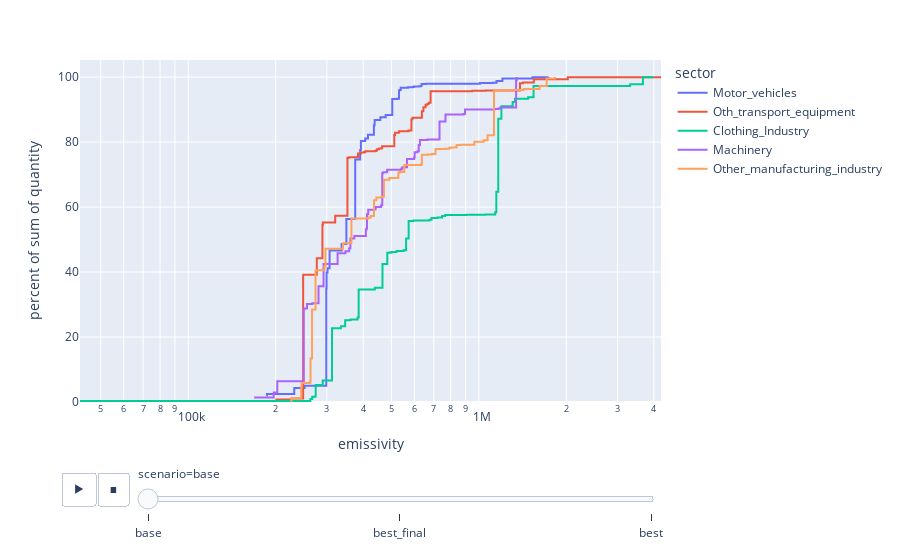
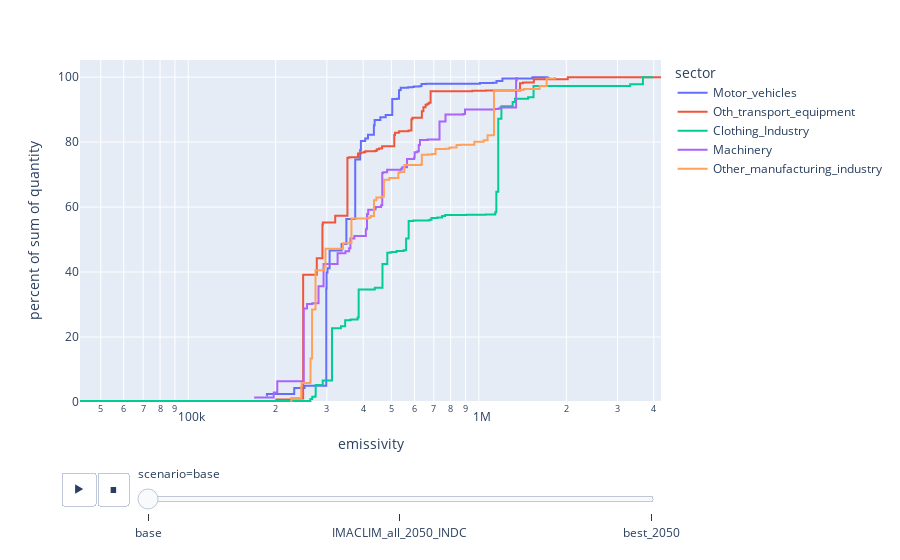

Notebook source saved alongside these figures, in order:
### Markdown cell above
#### Graphs

### Code cell
plot_sector_import_distrib_full(model,["Motor_vehicles","Machinery","Oth_transport_equipment","Other_manufacturing_industry","Clothing_Industry"],scenarios=["base","best_final","best"])
plot_sector_import_distrib_full(model,["Motor_vehicles","Machinery","Oth_transport_equipment","Other_manufacturing_industry","Clothing_Industry"],scenarios=["base","IMACLIM_all_2050_INDC","best_2050"])

### Figure 1 — Plotly figure (JSON) as saved in the notebook; plotly's stock layout.template omitted (floating-point values rounded to 4 significant figures)
{"data": [{"hovertemplate": "<b>%{hovertext}</b><br><br>sector=Motor_vehicles<br>scenario=base<br>emissivity=%{x}<br>percent of sum of quantity=%{y}<extra></extra>", "hovertext": ["Netherlands", "Switzerland", "Sweden", "Denmark", "Austria", "Germany", "United Kingdom", "Romania", "Belgium", "Japan", "Italy", "Indonesia", "Spain", "Slovakia", "Turkey", "United States", "RoW America", "Canada", "Hungary", "Czech Republic", "Portugal", "Norway", "Slovenia", "RoW Middle East", "RoW Africa", "Croatia", "Poland", "Finland", "South Korea", "Lithuania", "Taiwan", "Greece", "Ireland", "Mexico", "Estonia", "Brazil", "Australia", "RoW Asia and Pacific", "Malta", "Luxembourg", "Latvia", "Cyprus", "RoW Europe", "Bulgaria", "India", "China", "South Africa", "Russia"], "legendgroup": "Motor_vehicles", "line": {"dash": "solid", "shape": "hv"}, "marker": {"color": "#636efa", "symbol": "circle"}, "mode": "lines", "name": "Motor_vehicles", "orientation": "v", "showlegend": true, "type": "scatter", "x": [186200.0, 186500.0, 231600.0, 232400.0, 251400.0, 298600.0, 299300.0, 301500.0, 306500.0, 337100.0, 350100.0, 359400.0, 375500.0, 390500.0, 392800.0, 406500.0, 412300.0, 415100.0, 415500.0, 435400.0, 438000.0, 441300.0, 458200.0, 478000.0, 503600.0, 522000.0, 531200.0, 535500.0, 538500.0, 541700.0, 570700.0, 581600.0, 591500.0, 597600.0, 623100.0, 632300.0, 632500.0, 635000.0, 657600.0, 681500.0, 735700.0, 837200.0, 1008000.0, 1120000.0, 1151000.0, 1205000.0, 1529000.0, 1737000.0], "xaxis": "x", "y": [1.909, 2.468, 4.246, 4.318, 4.992, 34.93, 39.84, 41.15, 46.64, 48.64, 56.31, 56.31, 74.64, 77.55, 80.36, 81.08, 81.11, 81.17, 82.29, 85.15, 86.76, 86.82, 87.64, 88.33, 93.29, 93.33, 95.95, 96.02, 96.72, 96.74, 96.88, 96.88, 96.95, 97.11, 97.17, 97.26, 97.27, 97.91, 97.91, 97.98, 97.99, 97.99, 98.21, 98.23, 98.83, 99.57, 99.97, 100.0], "yaxis": "y"}, {"hovertemplate": "<b>%{hovertext}</b><br><br>sector=Oth_transport_equipment<br>scenario=base<br>emissivity=%{x}<br>percent of sum of quantity=%{y}<extra></extra>", "hovertext": ["Switzerland", "Austria", "Germany", "Lithuania", "Italy", "United Kingdom", "Norway", "Canada", "United States", "Finland", "Netherlands", "Portugal", "Slovakia", "Denmark", "RoW America", "Slovenia", "Romania", "Ireland", "Turkey", "Indonesia", "Czech Republic", "Cyprus", "Croatia", "RoW Middle East", "Japan", "Hungary", "Taiwan", "Brazil", "Spain", "Poland", "Latvia", "RoW Asia and Pacific", "Belgium", "South Korea", "Sweden", "Australia", "Luxembourg", "RoW Africa", "Estonia", "Mexico", "RoW Europe", "Malta", "China", "South Africa", "India", "Bulgaria", "Russia", "Greece"], "legendgroup": "Oth_transport_equipment", "line": {"dash": "solid", "shape": "hv"}, "marker": {"color": "#EF553B", "symbol": "circle"}, "mode": "lines", "name": "Oth_transport_equipment", "orientation": "v", "showlegend": true, "type": "scatter", "x": [199400.0, 226500.0, 248600.0, 267200.0, 276900.0, 289600.0, 290500.0, 320400.0, 353000.0, 357800.0, 383900.0, 392900.0, 403300.0, 403900.0, 406700.0, 438300.0, 444700.0, 446900.0, 453200.0, 463000.0, 464700.0, 468900.0, 497600.0, 511700.0, 514600.0, 528900.0, 531700.0, 573000.0, 586200.0, 591100.0, 598100.0, 636800.0, 644600.0, 655800.0, 665400.0, 672900.0, 677700.0, 682300.0, 756600.0, 949700.0, 1056000.0, 1078000.0, 1385000.0, 1418000.0, 1546000.0, 1687000.0, 2024000.0, 4234000.0], "xaxis": "x", "y": [0.8068, 1.069, 39.17, 39.17, 44.25, 54.57, 55.24, 57.33, 75.18, 75.31, 76.5, 76.83, 76.85, 76.92, 77.19, 77.25, 77.66, 77.79, 78.05, 78.13, 78.71, 78.71, 78.73, 82.16, 82.89, 82.98, 83.32, 83.56, 87.03, 87.46, 87.46, 89.46, 90.7, 91.48, 91.76, 92.08, 92.11, 95.61, 95.61, 95.81, 95.87, 95.89, 98.08, 98.36, 99.33, 99.37, 99.97, 100.0], "yaxis": "y"}, {"hovertemplate": "<b>%{hovertext}</b><br><br>sector=Clothing_Industry<br>scenario=base<br>emissivity=%{x}<br>percent of sum of quantity=%{y}<extra></extra>", "hovertext": ["Denmark", "Norway", "Switzerland", "Austria", "Sweden", "United Kingdom", "Romania", "Italy", "Ireland", "Netherlands", "Finland", "Slovakia", "Cyprus", "Poland", "Germany", "Canada", "United States", "Spain", "Portugal", "Slovenia", "Croatia", "Hungary", "Brazil", "Turkey", "Belgium", "Greece", "Australia", "Malta", "Estonia", "Lithuania", "Czech Republic", "Japan", "RoW America", "South Korea", "Mexico", "Russia", "Latvia", "Luxembourg", "RoW Africa", "China", "India", "Taiwan", "Indonesia", "RoW Europe", "RoW Asia and Pacific", "Bulgaria", "RoW Middle East", "South Africa"], "legendgroup": "Clothing_Industry", "line": {"dash": "solid", "shape": "hv"}, "marker": {"color": "#00cc96", "symbol": "circle"}, "mode": "lines", "name": "Clothing_Industry", "orientation": "v", "showlegend": true, "type": "scatter", "x": [42430.0, 220600.0, 263200.0, 267100.0, 273700.0, 274500.0, 290300.0, 312500.0, 335300.0, 346800.0, 359600.0, 362500.0, 363500.0, 382700.0, 385900.0, 436900.0, 438600.0, 466000.0, 484200.0, 493300.0, 501100.0, 521200.0, 551000.0, 562000.0, 573500.0, 594900.0, 615800.0, 640400.0, 667000.0, 675600.0, 687200.0, 719800.0, 747300.0, 765900.0, 865700.0, 904700.0, 1056000.0, 1139000.0, 1149000.0, 1166000.0, 1196000.0, 1307000.0, 1331000.0, 1478000.0, 1542000.0, 3317000.0, 3669000.0, 3969000.0], "xaxis": "x", "y": [0.2831, 0.3073, 0.9171, 1.637, 1.801, 5.221, 6.634, 22.67, 23.31, 25.13, 25.2, 25.4, 25.41, 26.04, 34.6, 34.63, 35.16, 42.49, 45.95, 46.03, 46.19, 46.45, 46.67, 50.29, 55.67, 55.85, 55.87, 55.88, 55.9, 56.09, 56.62, 56.82, 57.23, 57.54, 57.58, 57.67, 57.7, 58.42, 64.74, 87.2, 91.05, 92.35, 93.31, 93.82, 97.26, 97.8, 99.96, 100.0], "yaxis": "y"}, {"hovertemplate": "<b>%{hovertext}</b><br><br>sector=Machinery<br>scenario=base<br>emissivity=%{x}<br>percent of sum of quantity=%{y}<extra></extra>", "hovertext": ["Ireland", "Sweden", "Switzerland", "Germany", "Austria", "Norway", "United Kingdom", "United States", "Belgium", "Finland", "Denmark", "Latvia", "Netherlands", "Cyprus", "Romania", "Japan", "RoW America", "Spain", "Hungary", "Australia", "Slovakia", "Canada", "Lithuania", "Italy", "Slovenia", "Portugal", "Malta", "Indonesia", "Mexico", "Estonia", "Poland", "South Korea", "Czech Republic", "Luxembourg", "RoW Middle East", "Taiwan", "Brazil", "RoW Africa", "RoW Asia and Pacific", "Russia", "Greece", "Turkey", "Croatia", "RoW Europe", "South Africa", "Bulgaria", "China", "India"], "legendgroup": "Machinery", "line": {"dash": "solid", "shape": "hv"}, "marker": {"color": "#ab63fa", "symbol": "circle"}, "mode": "lines", "name": "Machinery", "orientation": "v", "showlegend": true, "type": "scatter", "x": [168600.0, 196900.0, 202500.0, 249800.0, 256300.0, 267400.0, 280800.0, 292200.0, 326600.0, 347600.0, 357900.0, 359500.0, 361500.0, 369200.0, 372900.0, 408600.0, 410900.0, 412200.0, 416200.0, 437200.0, 441600.0, 460800.0, 460900.0, 465200.0, 468800.0, 483500.0, 517600.0, 540800.0, 545100.0, 558300.0, 566000.0, 598700.0, 601400.0, 614800.0, 621300.0, 627000.0, 666800.0, 732300.0, 767700.0, 885700.0, 895500.0, 896200.0, 1020000.0, 1132000.0, 1167000.0, 1185000.0, 1343000.0, 1349000.0], "xaxis": "x", "y": [1.393, 2.923, 6.363, 28.75, 30.19, 30.42, 35.6, 42.44, 45.8, 46.39, 47.34, 47.36, 50.35, 50.35, 51.13, 53.11, 53.41, 57.77, 59.15, 59.31, 60.01, 60.5, 60.53, 70.45, 70.71, 71.46, 71.47, 71.83, 72.25, 72.28, 74.75, 75.27, 76.9, 77.21, 79.11, 80.62, 80.77, 86.34, 88.47, 88.66, 88.74, 90.01, 90.05, 90.22, 90.31, 90.66, 98.98, 100.0], "yaxis": "y"}, {"hovertemplate": "<b>%{hovertext}</b><br><br>sector=Other_manufacturing_industry<br>scenario=base<br>emissivity=%{x}<br>percent of sum of quantity=%{y}<extra></extra>", "hovertext": ["Norway", "Denmark", "Netherlands", "Ireland", "Sweden", "United Kingdom", "Germany", "Italy", "Austria", "Switzerland", "Romania", "Cyprus", "Finland", "United States", "Australia", "Slovenia", "Canada", "Spain", "Slovakia", "Lithuania", "Belgium", "Japan", "Malta", "Czech Republic", "RoW America", "Brazil", "Portugal", "Hungary", "Poland", "South Korea", "Croatia", "Estonia", "Taiwan", "Latvia", "Bulgaria", "Greece", "Luxembourg", "Mexico", "India", "Turkey", "RoW Asia and Pacific", "China", "Russia", "South Africa", "RoW Europe", "RoW Middle East", "RoW Africa", "Indonesia"], "legendgroup": "Other_manufacturing_industry", "line": {"dash": "solid", "shape": "hv"}, "marker": {"color": "#FFA15A", "symbol": "circle"}, "mode": "lines", "name": "Other_manufacturing_industry", "orientation": "v", "showlegend": true, "type": "scatter", "x": [224900.0, 226400.0, 244800.0, 245600.0, 263000.0, 263600.0, 266700.0, 274100.0, 294400.0, 296700.0, 340700.0, 352100.0, 358200.0, 364400.0, 414400.0, 418200.0, 424600.0, 435700.0, 444000.0, 461800.0, 471400.0, 492100.0, 492900.0, 528700.0, 529300.0, 535200.0, 554100.0, 633000.0, 636700.0, 667500.0, 689500.0, 709000.0, 709500.0, 767200.0, 790700.0, 801400.0, 838200.0, 864200.0, 965000.0, 1039000.0, 1072000.0, 1128000.0, 1194000.0, 1307000.0, 1426000.0, 1618000.0, 1711000.0, 1828000.0], "xaxis": "x", "y": [0.3264, 1.107, 4.655, 5.865, 6.346, 13.37, 28.49, 40.52, 41.82, 47.17, 48.87, 48.88, 48.94, 56.49, 56.57, 56.76, 57.22, 62.08, 62.94, 63.15, 68.38, 68.91, 68.97, 70.43, 70.65, 70.76, 72.98, 73.1, 76.07, 76.21, 76.3, 76.37, 77.89, 77.95, 78.22, 78.31, 79.08, 79.18, 80.09, 80.53, 82.12, 95.92, 95.98, 95.99, 96.31, 97.28, 99.57, 100.0], "yaxis": "y"}], "layout": {"legend": {"title": {"text": "sector"}, "tracegroupgap": 0}, "margin": {"t": 60}, "sliders": [{"active": 0, "currentvalue": {"prefix": "scenario="}, "len": 0.9, "pad": {"b": 10, "t": 60}, "steps": [{"args": [["base"], {"frame": {"duration": 0, "redraw": false}, "fromcurrent": true, "mode": "immediate", "transition": {"duration": 0, "easing": "linear"}}], "label": "base", "method": "animate"}, {"args": [["best_final"], {"frame": {"duration": 0, "redraw": false}, "fromcurrent": true, "mode": "immediate", "transition": {"duration": 0, "easing": "linear"}}], "label": "best_final", "method": "animate"}, {"args": [["best"], {"frame": {"duration": 0, "redraw": false}, "fromcurrent": true, "mode": "immediate", "transition": {"duration": 0, "easing": "linear"}}], "label": "best", "method": "animate"}], "x": 0.1, "xanchor": "left", "y": 0, "yanchor": "top"}], "updatemenus": [{"buttons": [{"args": [null, {"frame": {"duration": 500, "redraw": false}, "fromcurrent": true, "mode": "immediate", "transition": {"duration": 500, "easing": "linear"}}], "label": "&#9654;", "method": "animate"}, {"args": [[null], {"frame": {"duration": 0, "redraw": false}, "fromcurrent": true, "mode": "immediate", "transition": {"duration": 0, "easing": "linear"}}], "label": "&#9724;", "method": "animate"}], "direction": "left", "pad": {"r": 10, "t": 70}, "showactive": false, "type": "buttons", "x": 0.1, "xanchor": "right", "y": 0, "yanchor": "top"}], "xaxis": {"anchor": "y", "domain": [0, 1], "title": {"text": "emissivity"}, "type": "log"}, "yaxis": {"anchor": "x", "domain": [0, 1], "rangemode": "tozero", "title": {"text": "percent of sum of quantity"}}}}

### Figure 2 — Plotly figure (JSON) as saved in the notebook; plotly's stock layout.template omitted (floating-point values rounded to 4 significant figures)
{"data": [{"hovertemplate": "<b>%{hovertext}</b><br><br>sector=Motor_vehicles<br>scenario=base<br>emissivity=%{x}<br>percent of sum of quantity=%{y}<extra></extra>", "hovertext": ["Netherlands", "Switzerland", "Sweden", "Denmark", "Austria", "Germany", "United Kingdom", "Romania", "Belgium", "Japan", "Italy", "Indonesia", "Spain", "Slovakia", "Turkey", "United States", "RoW America", "Canada", "Hungary", "Czech Republic", "Portugal", "Norway", "Slovenia", "RoW Middle East", "RoW Africa", "Croatia", "Poland", "Finland", "South Korea", "Lithuania", "Taiwan", "Greece", "Ireland", "Mexico", "Estonia", "Brazil", "Australia", "RoW Asia and Pacific", "Malta", "Luxembourg", "Latvia", "Cyprus", "RoW Europe", "Bulgaria", "India", "China", "South Africa", "Russia"], "legendgroup": "Motor_vehicles", "line": {"dash": "solid", "shape": "hv"}, "marker": {"color": "#636efa", "symbol": "circle"}, "mode": "lines", "name": "Motor_vehicles", "orientation": "v", "showlegend": true, "type": "scatter", "x": [186200.0, 186500.0, 231600.0, 232400.0, 251400.0, 298600.0, 299300.0, 301500.0, 306500.0, 337100.0, 350100.0, 359400.0, 375500.0, 390500.0, 392800.0, 406500.0, 412300.0, 415100.0, 415500.0, 435400.0, 438000.0, 441300.0, 458200.0, 478000.0, 503600.0, 522000.0, 531200.0, 535500.0, 538500.0, 541700.0, 570700.0, 581600.0, 591500.0, 597600.0, 623100.0, 632300.0, 632500.0, 635000.0, 657600.0, 681500.0, 735700.0, 837200.0, 1008000.0, 1120000.0, 1151000.0, 1205000.0, 1529000.0, 1737000.0], "xaxis": "x", "y": [1.909, 2.468, 4.246, 4.318, 4.992, 34.93, 39.84, 41.15, 46.64, 48.64, 56.31, 56.31, 74.64, 77.55, 80.36, 81.08, 81.11, 81.17, 82.29, 85.15, 86.76, 86.82, 87.64, 88.33, 93.29, 93.33, 95.95, 96.02, 96.72, 96.74, 96.88, 96.88, 96.95, 97.11, 97.17, 97.26, 97.27, 97.91, 97.91, 97.98, 97.99, 97.99, 98.21, 98.23, 98.83, 99.57, 99.97, 100.0], "yaxis": "y"}, {"hovertemplate": "<b>%{hovertext}</b><br><br>sector=Oth_transport_equipment<br>scenario=base<br>emissivity=%{x}<br>percent of sum of quantity=%{y}<extra></extra>", "hovertext": ["Switzerland", "Austria", "Germany", "Lithuania", "Italy", "United Kingdom", "Norway", "Canada", "United States", "Finland", "Netherlands", "Portugal", "Slovakia", "Denmark", "RoW America", "Slovenia", "Romania", "Ireland", "Turkey", "Indonesia", "Czech Republic", "Cyprus", "Croatia", "RoW Middle East", "Japan", "Hungary", "Taiwan", "Brazil", "Spain", "Poland", "Latvia", "RoW Asia and Pacific", "Belgium", "South Korea", "Sweden", "Australia", "Luxembourg", "RoW Africa", "Estonia", "Mexico", "RoW Europe", "Malta", "China", "South Africa", "India", "Bulgaria", "Russia", "Greece"], "legendgroup": "Oth_transport_equipment", "line": {"dash": "solid", "shape": "hv"}, "marker": {"color": "#EF553B", "symbol": "circle"}, "mode": "lines", "name": "Oth_transport_equipment", "orientation": "v", "showlegend": true, "type": "scatter", "x": [199400.0, 226500.0, 248600.0, 267200.0, 276900.0, 289600.0, 290500.0, 320400.0, 353000.0, 357800.0, 383900.0, 392900.0, 403300.0, 403900.0, 406700.0, 438300.0, 444700.0, 446900.0, 453200.0, 463000.0, 464700.0, 468900.0, 497600.0, 511700.0, 514600.0, 528900.0, 531700.0, 573000.0, 586200.0, 591100.0, 598100.0, 636800.0, 644600.0, 655800.0, 665400.0, 672900.0, 677700.0, 682300.0, 756600.0, 949700.0, 1056000.0, 1078000.0, 1385000.0, 1418000.0, 1546000.0, 1687000.0, 2024000.0, 4234000.0], "xaxis": "x", "y": [0.8068, 1.069, 39.17, 39.17, 44.25, 54.57, 55.24, 57.33, 75.18, 75.31, 76.5, 76.83, 76.85, 76.92, 77.19, 77.25, 77.66, 77.79, 78.05, 78.13, 78.71, 78.71, 78.73, 82.16, 82.89, 82.98, 83.32, 83.56, 87.03, 87.46, 87.46, 89.46, 90.7, 91.48, 91.76, 92.08, 92.11, 95.61, 95.61, 95.81, 95.87, 95.89, 98.08, 98.36, 99.33, 99.37, 99.97, 100.0], "yaxis": "y"}, {"hovertemplate": "<b>%{hovertext}</b><br><br>sector=Clothing_Industry<br>scenario=base<br>emissivity=%{x}<br>percent of sum of quantity=%{y}<extra></extra>", "hovertext": ["Denmark", "Norway", "Switzerland", "Austria", "Sweden", "United Kingdom", "Romania", "Italy", "Ireland", "Netherlands", "Finland", "Slovakia", "Cyprus", "Poland", "Germany", "Canada", "United States", "Spain", "Portugal", "Slovenia", "Croatia", "Hungary", "Brazil", "Turkey", "Belgium", "Greece", "Australia", "Malta", "Estonia", "Lithuania", "Czech Republic", "Japan", "RoW America", "South Korea", "Mexico", "Russia", "Latvia", "Luxembourg", "RoW Africa", "China", "India", "Taiwan", "Indonesia", "RoW Europe", "RoW Asia and Pacific", "Bulgaria", "RoW Middle East", "South Africa"], "legendgroup": "Clothing_Industry", "line": {"dash": "solid", "shape": "hv"}, "marker": {"color": "#00cc96", "symbol": "circle"}, "mode": "lines", "name": "Clothing_Industry", "orientation": "v", "showlegend": true, "type": "scatter", "x": [42430.0, 220600.0, 263200.0, 267100.0, 273700.0, 274500.0, 290300.0, 312500.0, 335300.0, 346800.0, 359600.0, 362500.0, 363500.0, 382700.0, 385900.0, 436900.0, 438600.0, 466000.0, 484200.0, 493300.0, 501100.0, 521200.0, 551000.0, 562000.0, 573500.0, 594900.0, 615800.0, 640400.0, 667000.0, 675600.0, 687200.0, 719800.0, 747300.0, 765900.0, 865700.0, 904700.0, 1056000.0, 1139000.0, 1149000.0, 1166000.0, 1196000.0, 1307000.0, 1331000.0, 1478000.0, 1542000.0, 3317000.0, 3669000.0, 3969000.0], "xaxis": "x", "y": [0.2831, 0.3073, 0.9171, 1.637, 1.801, 5.221, 6.634, 22.67, 23.31, 25.13, 25.2, 25.4, 25.41, 26.04, 34.6, 34.63, 35.16, 42.49, 45.95, 46.03, 46.19, 46.45, 46.67, 50.29, 55.67, 55.85, 55.87, 55.88, 55.9, 56.09, 56.62, 56.82, 57.23, 57.54, 57.58, 57.67, 57.7, 58.42, 64.74, 87.2, 91.05, 92.35, 93.31, 93.82, 97.26, 97.8, 99.96, 100.0], "yaxis": "y"}, {"hovertemplate": "<b>%{hovertext}</b><br><br>sector=Machinery<br>scenario=base<br>emissivity=%{x}<br>percent of sum of quantity=%{y}<extra></extra>", "hovertext": ["Ireland", "Sweden", "Switzerland", "Germany", "Austria", "Norway", "United Kingdom", "United States", "Belgium", "Finland", "Denmark", "Latvia", "Netherlands", "Cyprus", "Romania", "Japan", "RoW America", "Spain", "Hungary", "Australia", "Slovakia", "Canada", "Lithuania", "Italy", "Slovenia", "Portugal", "Malta", "Indonesia", "Mexico", "Estonia", "Poland", "South Korea", "Czech Republic", "Luxembourg", "RoW Middle East", "Taiwan", "Brazil", "RoW Africa", "RoW Asia and Pacific", "Russia", "Greece", "Turkey", "Croatia", "RoW Europe", "South Africa", "Bulgaria", "China", "India"], "legendgroup": "Machinery", "line": {"dash": "solid", "shape": "hv"}, "marker": {"color": "#ab63fa", "symbol": "circle"}, "mode": "lines", "name": "Machinery", "orientation": "v", "showlegend": true, "type": "scatter", "x": [168600.0, 196900.0, 202500.0, 249800.0, 256300.0, 267400.0, 280800.0, 292200.0, 326600.0, 347600.0, 357900.0, 359500.0, 361500.0, 369200.0, 372900.0, 408600.0, 410900.0, 412200.0, 416200.0, 437200.0, 441600.0, 460800.0, 460900.0, 465200.0, 468800.0, 483500.0, 517600.0, 540800.0, 545100.0, 558300.0, 566000.0, 598700.0, 601400.0, 614800.0, 621300.0, 627000.0, 666800.0, 732300.0, 767700.0, 885700.0, 895500.0, 896200.0, 1020000.0, 1132000.0, 1167000.0, 1185000.0, 1343000.0, 1349000.0], "xaxis": "x", "y": [1.393, 2.923, 6.363, 28.75, 30.19, 30.42, 35.6, 42.44, 45.8, 46.39, 47.34, 47.36, 50.35, 50.35, 51.13, 53.11, 53.41, 57.77, 59.15, 59.31, 60.01, 60.5, 60.53, 70.45, 70.71, 71.46, 71.47, 71.83, 72.25, 72.28, 74.75, 75.27, 76.9, 77.21, 79.11, 80.62, 80.77, 86.34, 88.47, 88.66, 88.74, 90.01, 90.05, 90.22, 90.31, 90.66, 98.98, 100.0], "yaxis": "y"}, {"hovertemplate": "<b>%{hovertext}</b><br><br>sector=Other_manufacturing_industry<br>scenario=base<br>emissivity=%{x}<br>percent of sum of quantity=%{y}<extra></extra>", "hovertext": ["Norway", "Denmark", "Netherlands", "Ireland", "Sweden", "United Kingdom", "Germany", "Italy", "Austria", "Switzerland", "Romania", "Cyprus", "Finland", "United States", "Australia", "Slovenia", "Canada", "Spain", "Slovakia", "Lithuania", "Belgium", "Japan", "Malta", "Czech Republic", "RoW America", "Brazil", "Portugal", "Hungary", "Poland", "South Korea", "Croatia", "Estonia", "Taiwan", "Latvia", "Bulgaria", "Greece", "Luxembourg", "Mexico", "India", "Turkey", "RoW Asia and Pacific", "China", "Russia", "South Africa", "RoW Europe", "RoW Middle East", "RoW Africa", "Indonesia"], "legendgroup": "Other_manufacturing_industry", "line": {"dash": "solid", "shape": "hv"}, "marker": {"color": "#FFA15A", "symbol": "circle"}, "mode": "lines", "name": "Other_manufacturing_industry", "orientation": "v", "showlegend": true, "type": "scatter", "x": [224900.0, 226400.0, 244800.0, 245600.0, 263000.0, 263600.0, 266700.0, 274100.0, 294400.0, 296700.0, 340700.0, 352100.0, 358200.0, 364400.0, 414400.0, 418200.0, 424600.0, 435700.0, 444000.0, 461800.0, 471400.0, 492100.0, 492900.0, 528700.0, 529300.0, 535200.0, 554100.0, 633000.0, 636700.0, 667500.0, 689500.0, 709000.0, 709500.0, 767200.0, 790700.0, 801400.0, 838200.0, 864200.0, 965000.0, 1039000.0, 1072000.0, 1128000.0, 1194000.0, 1307000.0, 1426000.0, 1618000.0, 1711000.0, 1828000.0], "xaxis": "x", "y": [0.3264, 1.107, 4.655, 5.865, 6.346, 13.37, 28.49, 40.52, 41.82, 47.17, 48.87, 48.88, 48.94, 56.49, 56.57, 56.76, 57.22, 62.08, 62.94, 63.15, 68.38, 68.91, 68.97, 70.43, 70.65, 70.76, 72.98, 73.1, 76.07, 76.21, 76.3, 76.37, 77.89, 77.95, 78.22, 78.31, 79.08, 79.18, 80.09, 80.53, 82.12, 95.92, 95.98, 95.99, 96.31, 97.28, 99.57, 100.0], "yaxis": "y"}], "layout": {"legend": {"title": {"text": "sector"}, "tracegroupgap": 0}, "margin": {"t": 60}, "sliders": [{"active": 0, "currentvalue": {"prefix": "scenario="}, "len": 0.9, "pad": {"b": 10, "t": 60}, "steps": [{"args": [["base"], {"frame": {"duration": 0, "redraw": false}, "fromcurrent": true, "mode": "immediate", "transition": {"duration": 0, "easing": "linear"}}], "label": "base", "method": "animate"}, {"args": [["IMACLIM_all_2050_INDC"], {"frame": {"duration": 0, "redraw": false}, "fromcurrent": true, "mode": "immediate", "transition": {"duration": 0, "easing": "linear"}}], "label": "IMACLIM_all_2050_INDC", "method": "animate"}, {"args": [["best_2050"], {"frame": {"duration": 0, "redraw": false}, "fromcurrent": true, "mode": "immediate", "transition": {"duration": 0, "easing": "linear"}}], "label": "best_2050", "method": "animate"}], "x": 0.1, "xanchor": "left", "y": 0, "yanchor": "top"}], "updatemenus": [{"buttons": [{"args": [null, {"frame": {"duration": 500, "redraw": false}, "fromcurrent": true, "mode": "immediate", "transition": {"duration": 500, "easing": "linear"}}], "label": "&#9654;", "method": "animate"}, {"args": [[null], {"frame": {"duration": 0, "redraw": false}, "fromcurrent": true, "mode": "immediate", "transition": {"duration": 0, "easing": "linear"}}], "label": "&#9724;", "method": "animate"}], "direction": "left", "pad": {"r": 10, "t": 70}, "showactive": false, "type": "buttons", "x": 0.1, "xanchor": "right", "y": 0, "yanchor": "top"}], "xaxis": {"anchor": "y", "domain": [0, 1], "title": {"text": "emissivity"}, "type": "log"}, "yaxis": {"anchor": "x", "domain": [0, 1], "rangemode": "tozero", "title": {"text": "percent of sum of quantity"}}}}
